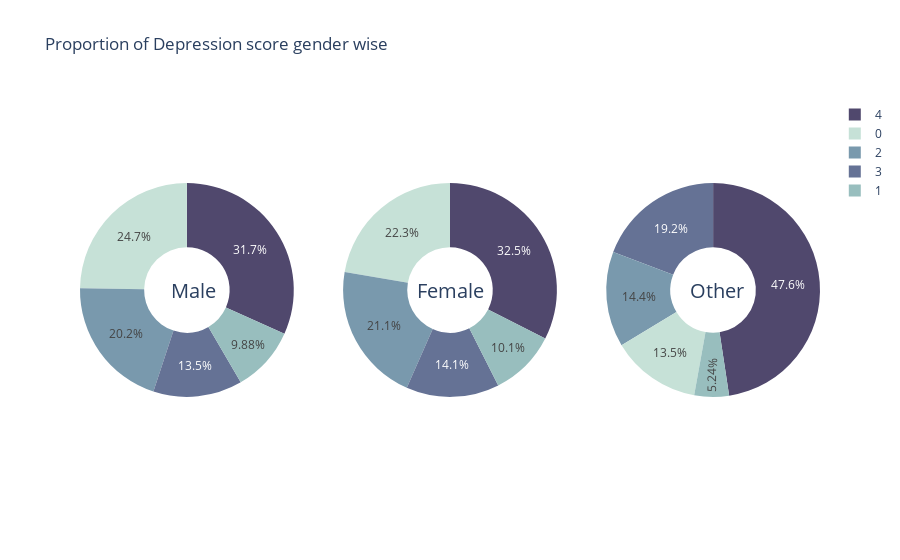

The cell this chart's notebook holds for it:
### Code cell
labels = [0,1,2,3,4]
tr=df.groupby(['gender', 'Depression']).size().reset_index(name='counts')['counts']
# Create subplots: use 'domain' type for Pie subplot
fig = make_subplots(rows=1, cols=3, specs=[[{'type':'domain'}, {'type':'domain'}, {'type':'domain'}]])
fig.add_trace(go.Pie(labels=labels, values=list(tr[0:5]/sum(tr[0:5])*100), name="Male",marker_colors=colors),
              1, 1)
fig.add_trace(go.Pie(labels=labels, values=list(tr[5:10]/sum(tr[5:10])*100), name="Female",marker_colors=colors),
              1, 2)
fig.add_trace(go.Pie(labels=labels, values=list(tr[10:15]/sum(tr[10:15])*100), name="Other",marker_colors=colors),
              1, 3)

# Use `hole` to create a donut-like pie chart
fig.update_traces(hole=.4, hoverinfo="label+percent+name")

fig.update_layout(
    title_text="Proportion of Depression score gender wise",
    # Add annotations in the center of the donut pies.
    annotations=[dict(text='Male', x=0.12, y=0.5, font_size=20, showarrow=False),
                 dict(text='Female', x=0.50, y=0.5, font_size=20, showarrow=False),
                 dict(text='Other', x=0.90, y=0.5, font_size=20, showarrow=False)])
fig.show()

### Figure 1 — Plotly figure (JSON) as saved in the notebook; plotly's stock layout.template omitted (floating-point values rounded to 4 significant figures)
{"data": [{"domain": {"x": [0, 0.2889], "y": [0, 1]}, "hole": 0.4, "hoverinfo": "label+percent+name", "labels": [0, 1, 2, 3, 4], "marker": {"colors": ["#c6e1d7", "#98bebe", "#7999ad", "#657295", "#50486d"]}, "name": "Male", "type": "pie", "values": [24.72, 9.882, 20.21, 13.47, 31.72]}, {"domain": {"x": [0.3556, 0.6444], "y": [0, 1]}, "hole": 0.4, "hoverinfo": "label+percent+name", "labels": [0, 1, 2, 3, 4], "marker": {"colors": ["#c6e1d7", "#98bebe", "#7999ad", "#657295", "#50486d"]}, "name": "Female", "type": "pie", "values": [22.31, 10.05, 21.07, 14.07, 32.49]}, {"domain": {"x": [0.7111, 1], "y": [0, 1]}, "hole": 0.4, "hoverinfo": "label+percent+name", "labels": [0, 1, 2, 3, 4], "marker": {"colors": ["#c6e1d7", "#98bebe", "#7999ad", "#657295", "#50486d"]}, "name": "Other", "type": "pie", "values": [13.54, 5.24, 14.41, 19.21, 47.6]}], "layout": {"annotations": [{"font": {"size": 20}, "showarrow": false, "text": "Male", "x": 0.12, "y": 0.5}, {"font": {"size": 20}, "showarrow": false, "text": "Female", "x": 0.5, "y": 0.5}, {"font": {"size": 20}, "showarrow": false, "text": "Other", "x": 0.9, "y": 0.5}], "title": {"text": "Proportion of Depression score gender wise"}}}
